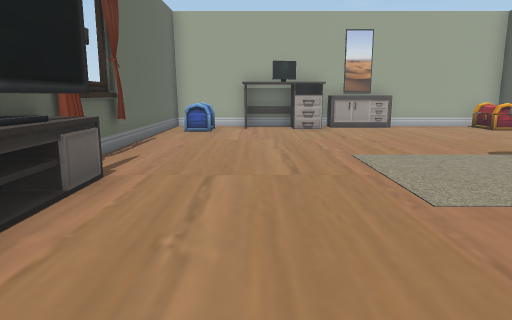
View 1 (above)

12 first-person views from a walk through a scene from a Unity 3-D project. The camera is 1.3 m above the floor, tilts 10° down and sees 70° across. The floor is counted in squares, 1 m on a side. Each view is taken from the middle of a square. On the plan, view 1 faces up. The plan holds only what a view shows up to about 15 squares ahead; the rest is blank. The player is left out. Door leaves are left out, so doorways stand open.

View 2
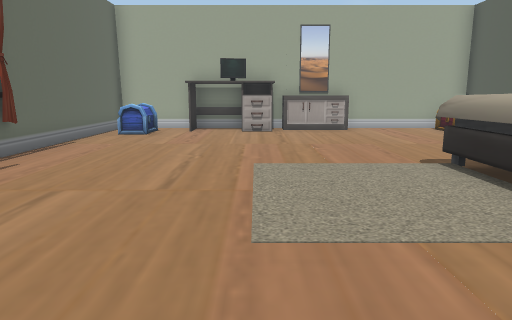

View 3
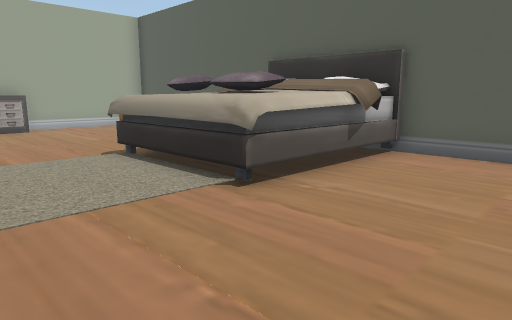

View 4
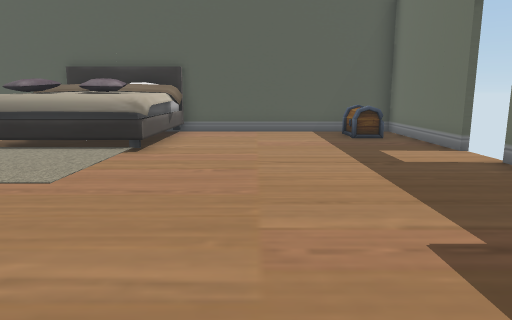

View 5
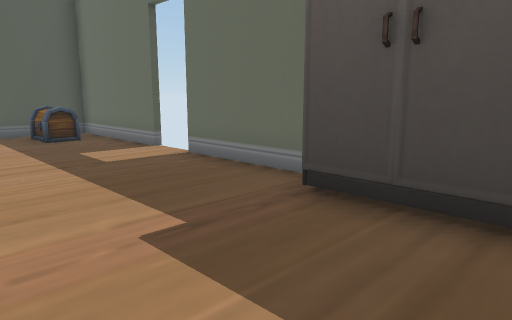

View 6
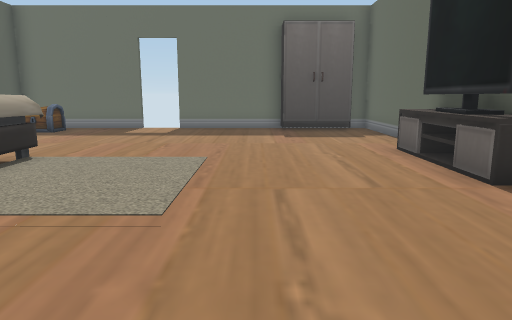

View 7
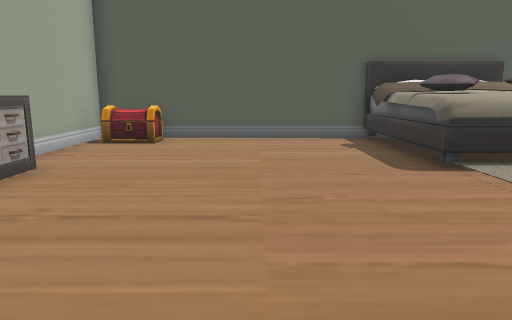

View 8
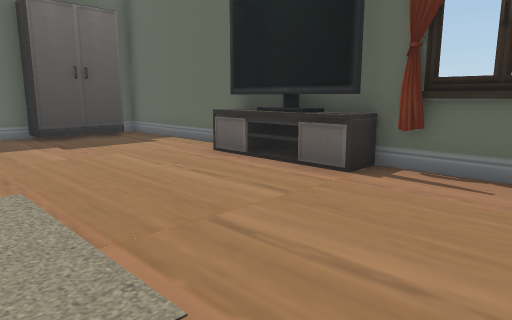

View 9
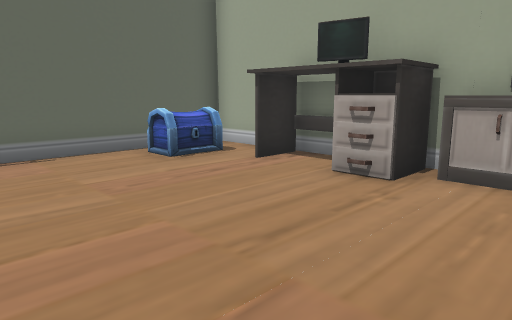

View 10
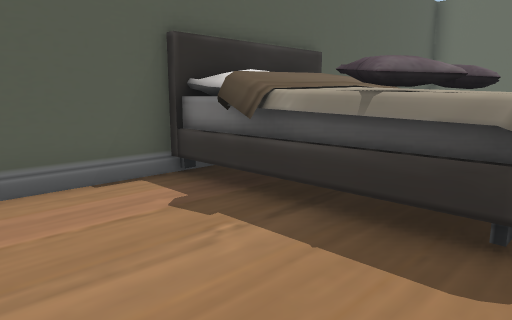

View 11
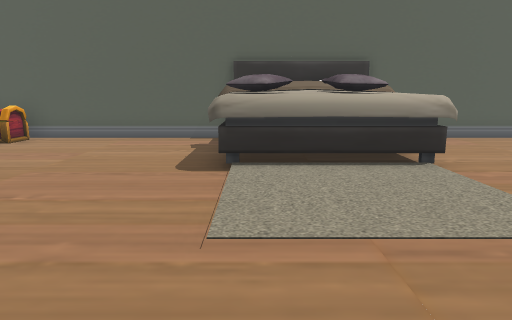

View 12
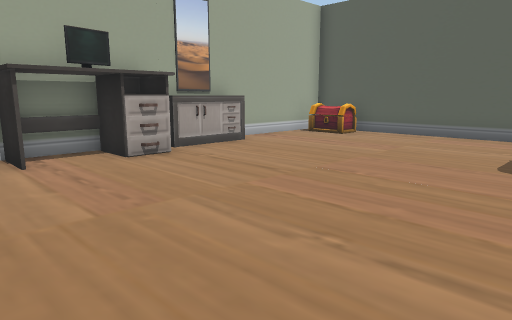

### Floor plan
Points are (right, up) in squares from view 1. A wall is a line through its corners. A room is listed if a view was taken in it or the views show most of it. See-through windows are left out.
Room 1 (views 1, 2, 3, 4, 5, 6, 7, 8, 9, 10, 11, 12)
walls: (10.4, 8.4) (10.4, 15.8) (2.5, 15.8); (1.6, 15.8) (-3.4, 15.8) (-3.4, -3.9) (-2.7, -3.9); (5.5, -3.9) (10.4, -3.9) (10.4, 3.5); (-0.1, -3.9) (4.1, -3.9)
ways out: open door at (4.5, -4)
objects: other object (-3, 2); TV (-3, 3) to (-3, 5); other object (-3, 6); curtain (-3, 9); chest (-2, 13); other object (0, -3); other object (0, 15); other object (2, 14) to (2, 15); other object (3, 15) to (5, 15); carpet (5, 4) to (6, 7); bed (6, 3) to (10, 8); pillow (6, 5) to (7, 5); pillow (6, 6) to (7, 7); chest (8, -3) to (9, -2); chest (9, 14) to (10, 15)

Where each view was taken, in squares from view 1:
view 1: 0 up, 0 right, facing up
view 2: 1 up, 2 right, facing up
view 3: 0 up, 2 right, facing up-right
view 4: 1 up, 3 left, facing right
view 5: 1 up, 3 left, facing down-right
view 6: 11 up, 1 right, facing down
view 7: 11 up, 1 left, facing right
view 8: 9 up, 3 right, facing down-left
view 9: 9 up, 5 right, facing up-left
view 10: 11 up, 5 right, facing down-right
view 11: 7 up, 1 left, facing right
view 12: 7 up, 2 left, facing up-right
